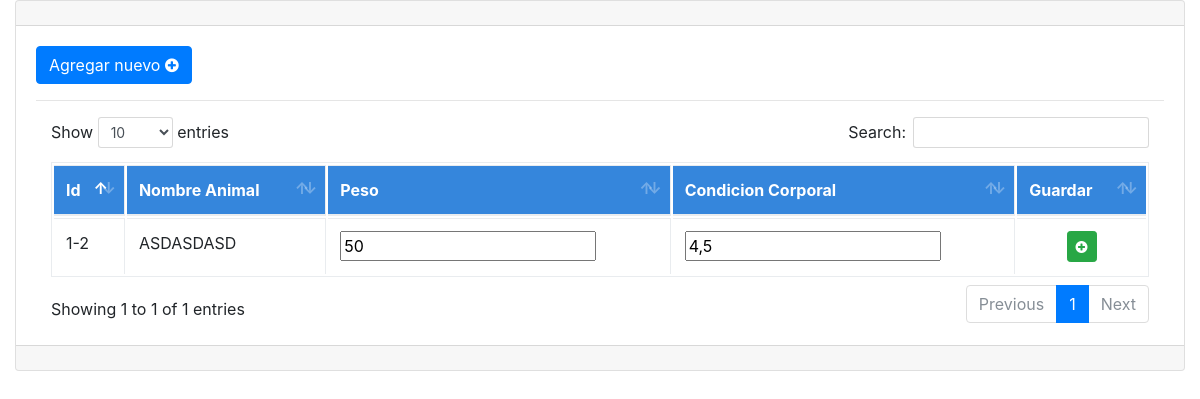
The page /procesos/seg_animales/seg_anim.php on the database as committed earlier.
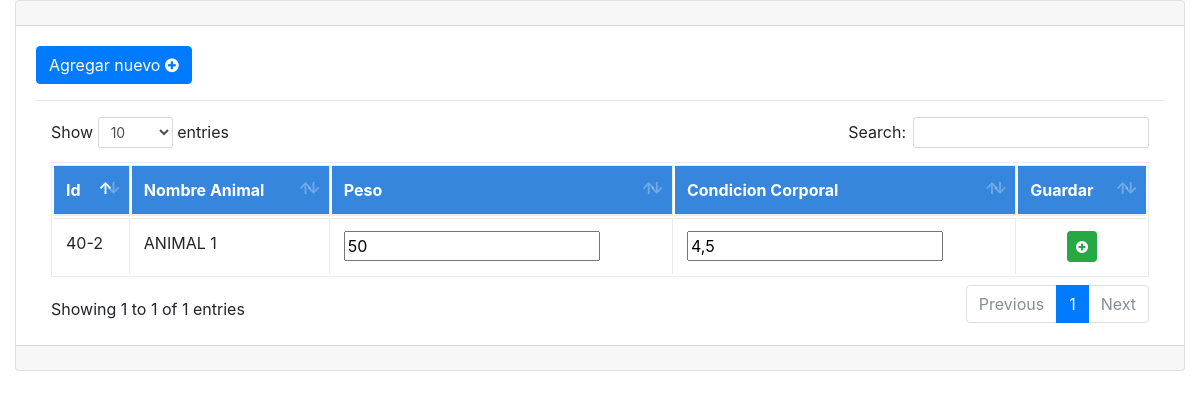
The same page on the database as committed later.
### tables this page shows
CREATE TABLE `seg_animal`  (
  `animal` int NOT NULL,
  `seguimiento` int NOT NULL,
  `peso` varchar(255) NOT NULL,
  `con_corp` varchar(255) NULL DEFAULT NULL,
  PRIMARY KEY (`seguimiento`) USING BTREE,
  INDEX `seguimiento_fk`(`animal`) USING BTREE,
  CONSTRAINT `anim_fk` FOREIGN KEY (`animal`) REFERENCES `animales` (`id`) ON DELETE RESTRICT ON UPDATE RESTRICT,
  CONSTRAINT `seg_animal` FOREIGN KEY (`seguimiento`) REFERENCES `seguimientos` (`id`) ON DELETE RESTRICT ON UPDATE RESTRICT
);

CREATE TABLE `animales`  (
  `id` int NOT NULL AUTO_INCREMENT,
  `finca` int NOT NULL,
  `nombre` varchar(255) NOT NULL,
  `nacimiento` varchar(255) NOT NULL,
  `fenotipo` varchar(255) NOT NULL,
  `color` varchar(255) NOT NULL,
  `hierro` varchar(255) NOT NULL,
  `numero` varchar(255) NOT NULL,
  `sexo` varchar(255) NOT NULL,
  `observacion` varchar(255) NOT NULL,
  `estado` varchar(255) NULL DEFAULT NULL,
  PRIMARY KEY (`id`) USING BTREE,
  INDEX `finca_fk`(`finca`) USING BTREE,
  CONSTRAINT `finca_fk` FOREIGN KEY (`finca`) REFERENCES `fincas` (`id`) ON DELETE RESTRICT ON UPDATE RESTRICT
);

### procesos/seg_animales/tabla.php (the view, shortened to what this page needs)
<?php
$obj= new conectar();
$conexion=$obj->conexion();
$sql="SELECT CONCAT(seguimiento,'-', animal) as id, animales.nombre, peso, con_corp FROM	seg_animal	INNER JOIN	animales	ON 		seg_animal.animal = animales.id WHERE	animales.estado = 1";
$result=mysqli_query($conexion,$sql);
?>
<div style="overflow-x:auto;">
	<table class="table table-hover table-condensed table-bordered w-100" id="iddatatable" >
		<thead style="background-color: #3586dc;color: white; font-weight: bold;">
			<tr>
				<td>Id</td>
			    <td>Nombre Animal</td>
				<td>Peso</td>
				<td>Condicion Corporal</td>
				<td>Guardar</td>
			</tr>
		</thead>
		<form action='tabla.php' metod='post'>
		<tbody >
			<?php
			while ($mostrar=mysqli_fetch_row($result)) {
				?>
				<tr >
				<td ><?php echo $mostrar[0] ?></td>
					<td><?php echo $mostrar[1] ?></td>
					<td><input type="text" name="a" value="<?php echo $mostrar[2] ?>"></input></td>
					<td><input type="text" name="b" value="<?php echo $mostrar[3] ?>"></input></td>
					<td style="text-align: center;">
						<span class="btn btn-success btn-sm" onclick="guardar_registro('<?php echo $mostrar[0] . '-' ?> ' )">
							<span class="fa fa-plus-circle"></span>
						</span>
					</td>
				</tr>
				<?php
			}
			?>
		</tbody>
	</table>
</div>

Rows that differ between the two databases and show on the page:
removed seg_animal: mostrar "1-2", animal.nombre "ASDASDASD", a "50", b "4,5"
added seg_animal: mostrar "40-2", animal.nombre "ANIMAL 1", a "50", b "4,5"
